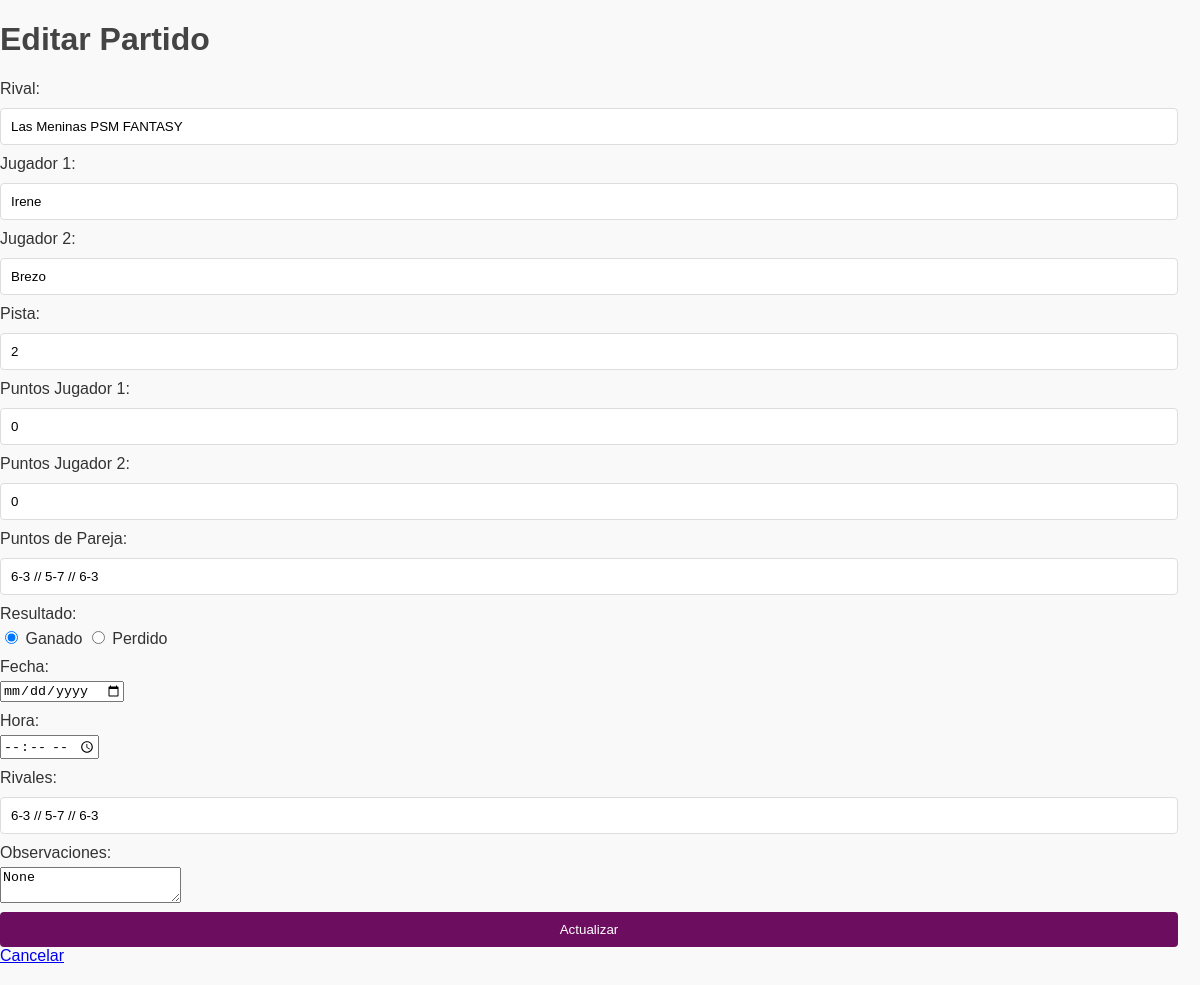
/edit_match/3, run on the app's committed database.
### tables this page shows
CREATE TABLE matches (
                            id INTEGER PRIMARY KEY AUTOINCREMENT,
                            rival TEXT,
                            player1 TEXT,
                            player2 TEXT,
                            court TEXT,
                            points_player1 INTEGER,
                            points_player2 INTEGER,
                            total_points INTEGER,
                            result TEXT, points_couple TEXT, date TEXT, time TEXT, observations TEXT);

### app.py (the view, shortened to what this page needs)
@app.route('/edit_match/<int:match_id>', methods=['GET', 'POST'])
def edit_match_view(match_id):
    conn = sqlite3.connect('database.db')
    cursor = conn.cursor()
    cursor.execute('SELECT * FROM matches WHERE id = ?', (match_id,))
    match = cursor.fetchone()
    conn.close()
    return render_template('edit_match.html', match=match, id=match_id)

### TEMPLATES/edit_match.html (shortened to what this page needs)
<!DOCTYPE html>
<html lang="es">
<head>
    <link rel="stylesheet" href="{{ url_for('static', filename='styles.css') }}">
</head>
<body>
    <h1>Editar Partido</h1>
    <form action="{{ url_for('edit_match_view', match_id=id) }}" method="post">
        <label for="rival">Rival:</label>
        <input type="text" id="rival" name="rival" value="{{ match[1] }}" required>
        <label for="player1">Jugador 1:</label>
        <input type="text" id="player1" name="player1" value="{{ match[2] }}" required>
        <label for="player2">Jugador 2:</label>
        <input type="text" id="player2" name="player2" value="{{ match[3] }}" required>
        <label for="court">Pista:</label>
        <input type="text" id="court" name="court" value="{{ match[4] }}" required>
        <label for="points_player1">Puntos Jugador 1:</label>
        <input type="number" id="points_player1" name="points_player1" value="{{ match[5] }}" required>
        <label for="points_player2">Puntos Jugador 2:</label>
        <input type="number" id="points_player2" name="points_player2" value="{{ match[6] }}" required>
        <label for="points_couple">Puntos de Pareja:</label>
        <input type="text" id="points_couple" name="points_couple" value="{{ match[9] }}" required>
        <label for="result">Resultado:</label>
        <input type="radio" id="ganado" name="result" value="Ganado" {% if match[8] == 'Ganado' %}checked{% endif %}> Ganado
        <input type="radio" id="perdido" name="result" value="Perdido" {% if match[8] == 'Perdido' %}checked{% endif %}> Perdido
        <br>
        <label for="date">Fecha:</label>
        <input type="date" id="date" name="date" value="{{ match[10] }}">
        <label for="time">Hora:</label>
        <input type="time" id="time" name="time" value="{{ match[11] }}">
        <label for="rival_names">Rivales:</label>
        <input type="text" id="rival_names" name="rival_names" value="{{ match[9] }}">
        <label for="observations">Observaciones:</label>
        <textarea id="observations" name="observations">{{ match[12] }}</textarea>
        <button type="submit">Actualizar</button>
        <a href="{{ url_for('index') }}" class="btn">Cancelar</a>
    </form>
</body>
</html>

### STATIC/styles.css (style rules this page uses)
body { font-family: 'Arial', sans-serif; margin: 0; padding: 0; background-color: #f9f9f9; color: #333; }
h1, h2 { color: #444; }
form { margin-bottom: 20px; }
label { display: block; margin: 10px 0 5px; }
input[type="text"], input[type="number"], input[type="checkbox"], button { width: calc(100% - 22px); padding: 10px; margin-top: 5px; border: 1px solid #ddd; border-radius: 4px; display: inline-block; box-sizing: border-box; }
button { background-color: #6d0d60; color: #fff; border: none; cursor: pointer; transition: background-color 0.3s; width: calc(100% - 22px); }

### data on the page
matches: rival "Las Meninas PSM FANTASY", player1 "Irene", player2 "Brezo", court "2", points_player1 "0", points_player2 "0", points_couple "6-3 // 5-7 // 6-3", result "☑", rival_names "6-3 // 5-7 // 6-3"
